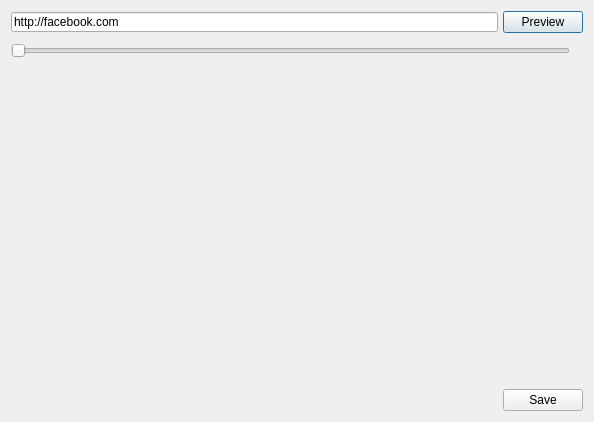
<?xml version="1.0" encoding="UTF-8"?>
<ui version="4.0">
 <class>PreviewDialog</class>
 <widget class="QDialog" name="PreviewDialog">
  <property name="geometry">
   <rect>
    <x>0</x>
    <y>0</y>
    <width>594</width>
    <height>422</height>
   </rect>
  </property>
  <property name="windowTitle">
   <string>Preview</string>
  </property>
  <property name="windowIcon">
   <iconset resource="metashot.qrc">
    <normaloff>:/icons/mockpage logo icon.png</normaloff>:/icons/mockpage logo icon.png</iconset>
  </property>
  <layout class="QVBoxLayout" name="verticalLayout">
   <item>
    <layout class="QHBoxLayout" name="horizontalLayout">
     <property name="spacing">
      <number>5</number>
     </property>
     <item>
      <widget class="QLineEdit" name="urlBox">
       <property name="maximumSize">
        <size>
         <width>16777215</width>
         <height>20</height>
        </size>
       </property>
       <property name="text">
        <string>http://facebook.com</string>
       </property>
      </widget>
     </item>
     <item>
      <widget class="QPushButton" name="goButton">
       <property name="text">
        <string>Preview</string>
       </property>
      </widget>
     </item>
    </layout>
   </item>
   <item>
    <layout class="QHBoxLayout" name="horizontalLayout_2">
     <item>
      <widget class="QSlider" name="overlaySlider">
       <property name="minimum">
        <number>1</number>
       </property>
       <property name="maximum">
        <number>100</number>
       </property>
       <property name="pageStep">
        <number>1</number>
       </property>
       <property name="value">
        <number>1</number>
       </property>
       <property name="orientation">
        <enum>Qt::Horizontal</enum>
       </property>
      </widget>
     </item>
     <item>
      <widget class="QLabel" name="sliderValue">
       <property name="text">
        <string/>
       </property>
      </widget>
     </item>
    </layout>
   </item>
   <item>
    <widget class="QWidget" name="previewWidget" native="true">
     <property name="minimumSize">
      <size>
       <width>560</width>
       <height>315</height>
      </size>
     </property>
     <property name="maximumSize">
      <size>
       <width>560</width>
       <height>315</height>
      </size>
     </property>
    </widget>
   </item>
   <item>
    <layout class="QHBoxLayout" name="horizontalLayout_4">
     <item>
      <spacer name="horizontalSpacer">
       <property name="orientation">
        <enum>Qt::Horizontal</enum>
       </property>
       <property name="sizeHint" stdset="0">
        <size>
         <width>40</width>
         <height>20</height>
        </size>
       </property>
      </spacer>
     </item>
     <item>
      <widget class="QPushButton" name="Save">
       <property name="text">
        <string>Save</string>
       </property>
      </widget>
     </item>
    </layout>
   </item>
  </layout>
 </widget>
 <resources>
  <include location="metashot.qrc"/>
 </resources>
 <connections/>
</ui>
